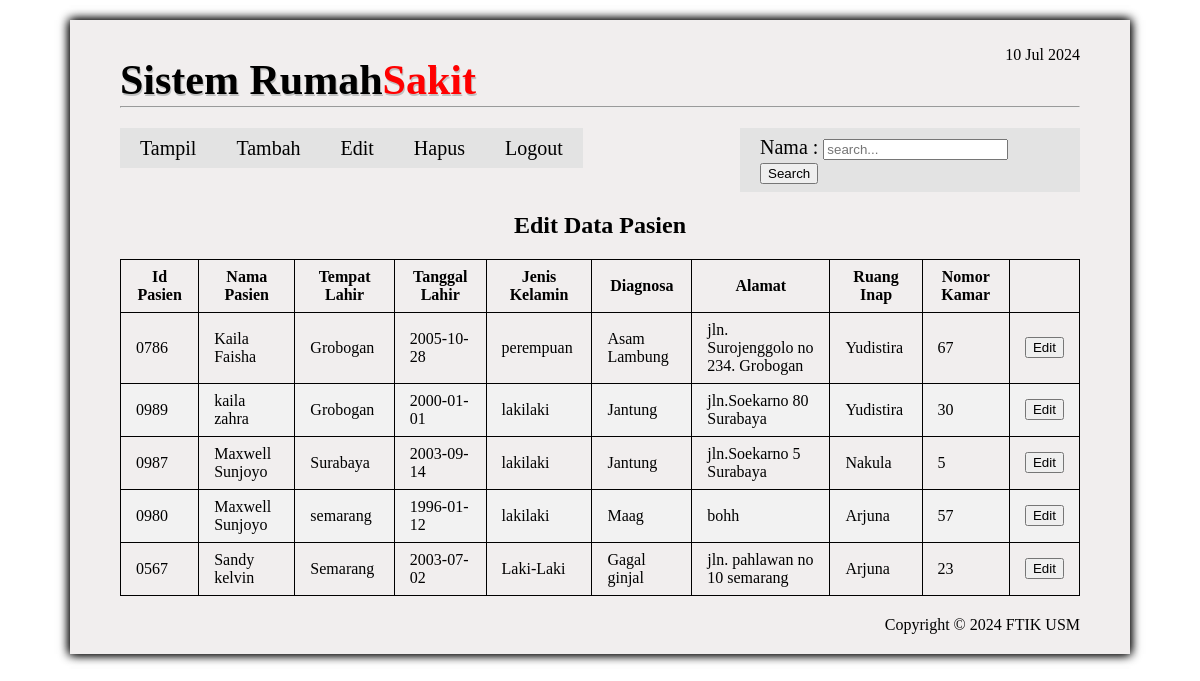
The page /edit_pasien.php (signed in) on the database its author committed.
### tables this page shows
CREATE TABLE `pasien` (
  `id_pasien` char(10) NOT NULL DEFAULT '',
  `nama_pasien` varchar(40) DEFAULT NULL,
  `tempat_lahir` varchar(50) DEFAULT NULL,
  `tanggal_lahir` date DEFAULT NULL,
  `jenis_kelamin` varchar(10) DEFAULT NULL,
  `diagnosa` varchar(50) DEFAULT NULL,
  `alamat` varchar(150) DEFAULT NULL,
  `ruang_inap` varchar(50) DEFAULT NULL,
  `nomor_kamar` int(10) DEFAULT NULL
);

### edit_pasien.php (the view, shortened to what this page needs)
<?php
include("koneksi.php");
?>
<!DOCTYPE html>
<html lang="id">
<head>
    <link href="style.css" rel="stylesheet">
</head>
<body>
    <div class="container">
        <div id="header">
            <h1 id="logo">Sistem Rumah<span>Sakit</span></h1>
            <p id="tanggal"><?php echo date("d M Y"); ?></p>
        </div>
        <hr>
        <nav>
            <ul>
                <li><a href="tampil_mahasiswa.php">Tampil</a></li>
                <li><a href="tambah_pasien.php">Tambah</a>
                <li><a href="edit_pasien.php">Edit</a>
                <li><a href="hapus_pasien.php">Hapus</a></li>
 <li><a href="logout.php">Logout</a>
 </ul>
 </nav>
 <form id="search" action="edit_pasien.php" method="get">
    <p>
        <label for="nama">Nama : </label>
        <input type="text" name="nama" id="nama" placeholder="search..." >
        <input type="submit" name="submit" value="Search">
    </p>
 </form>
<h2>Edit Data Pasien</h2>
<table border="1">
    <tr>
      <th>Id Pasien</th>
      <th>Nama Pasien</th>
      <th>Tempat Lahir</th>
      <th>Tanggal Lahir</th>
      <th>Jenis Kelamin</th>
       <th>Diagnosa</th>
      <th>Alamat</th>
      <th>Ruang Inap</th>
    <th>Nomor Kamar</th>
 </tr>
 <?php
 $query = "SELECT * FROM pasien ORDER BY nama_pasien ASC";
 $result = mysqli_query($link, $query);
 while($data = mysqli_fetch_assoc($result))
 {
    echo "<tr>";
    echo "<td>$data[id_pasien]</td>";
    echo "<td>$data[nama_pasien]</td>";
    echo "<td>$data[tempat_lahir]</td>";
    echo "<td>$data[tanggal_lahir]</td>";
    echo "<td>$data[jenis_kelamin]</td>";
    echo "<td>$data[diagnosa]</td>";
    echo "<td>$data[alamat]</td>";
    echo "<td>$data[ruang_inap]</td>";
    echo "<td>$data[nomor_kamar]</td>";
    echo "<td>";
    ?>
    <form action="form_edit.php" method="post" >
    <input type="submit" name="submit" value="Edit" >
    </form>
    <?php
    echo "</td>";
    echo "</tr>";
 }
    ?>
    </table>
    <div id="footer">
        Copyright © <?php echo date("Y"); ?> FTIK USM
    </div>
 </div>
 </body>
 </html

### style.css (style rules this page uses)
body { background-color: white; }
div.container { width: 960px; padding: 10px 50px 20px; background-color: rgb(241, 238, 238); margin: 20px auto; box-shadow: 1px 0px 10px, -1px 0px 10px; }
h1,h2,h3 { text-align: center; font-family: Cambria, "Times New Roman", serif; clear: both; }
#footer { text-align: right; margin-top: 20px; }
#header { height: 60px; }
#logo { font-size: 42px; float: left; text-shadow: 1px 2px #c0c0c0; margin-top: 10px; margin-bottom: 0px; }
#logo span { color: red; }
#tanggal { text-align: right; }
hr { margin: 0px; }
nav { width: 500px; float: left; clear: both; }
ul { padding: 0; margin: 20px 0; list-style: none; overflow: hidden; }
nav li a { float: left; background-color: #E3E3E3; color: black; text-decoration: none; font-size: 20px; height: 30px; line-height: 30px; padding: 5px 20px; }
table { border-collapse: collapse; border-spacing: 0; border: 1px black solid; width: 100%; }
th,td { padding: 8px 15px; border: 1px black solid; }
tr:nth-child(2n+3) { background-color: #F2F2F2; }
#search { font-size: 20px; width: 340px; float: right; margin: 20px 0px; background-color: #E3E3E3; }
#search p { margin: 0px; padding: 8px 20px; }

### rows shown on the page
pasien: id_pasien "0786", nama_pasien "Kaila Faisha", tempat_lahir "Grobogan", tanggal_lahir "2005-10-28", jenis_kelamin "perempuan", diagnosa "Asam Lambung", alamat "jln. Surojenggolo no 234. Grobogan", ruang_inap "Yudistira", nomor_kamar "67"
pasien: id_pasien "0989", nama_pasien "kaila zahra", tempat_lahir "Grobogan", tanggal_lahir "2000-01-01", jenis_kelamin "lakilaki", diagnosa "Jantung", alamat "jln.Soekarno 80 Surabaya", ruang_inap "Yudistira", nomor_kamar "30"
pasien: id_pasien "0987", nama_pasien "Maxwell Sunjoyo", tempat_lahir "Surabaya", tanggal_lahir "2003-09-14", jenis_kelamin "lakilaki", diagnosa "Jantung", alamat "jln.Soekarno 5 Surabaya", ruang_inap "Nakula", nomor_kamar "5"
pasien: id_pasien "0980", nama_pasien "Maxwell Sunjoyo", tempat_lahir "semarang", tanggal_lahir "1996-01-12", jenis_kelamin "lakilaki", diagnosa "Maag", alamat "bohh", ruang_inap "Arjuna", nomor_kamar "57"
pasien: id_pasien "0567", nama_pasien "Sandy kelvin", tempat_lahir "Semarang", tanggal_lahir "2003-07-02", jenis_kelamin "Laki-Laki", diagnosa "Gagal ginjal", alamat "jln. pahlawan no 10 semarang", ruang_inap "Arjuna", nomor_kamar "23"
